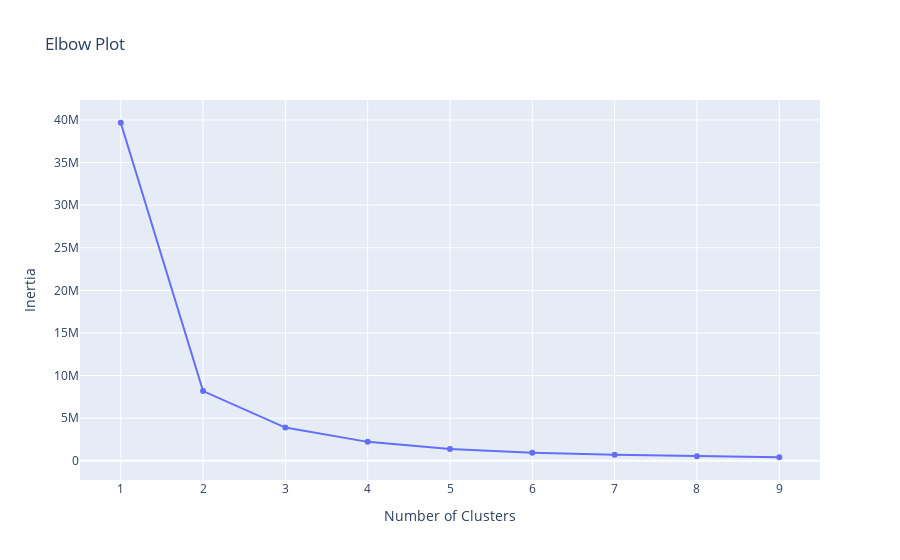

Write notebook code for a chart like this one.
### Markdown cell above
#### Clustering based on recency

### Code cell
from sklearn.cluster import KMeans

sse = {}
df_recency = df_user[['Recency']]

for k in range(1, 10):
    kmeans = KMeans(n_clusters=k, max_iter=1000).fit(df_recency)
    df_recency["clusters"] = kmeans.labels_
    sse[k] = kmeans.inertia_

# Create a Plotly trace
trace = go.Scatter(
    x=list(sse.keys()),
    y=list(sse.values()),
    mode='lines+markers',
    name='SSE'
)

# Create a Plotly layout
layout = go.Layout(
    title='Elbow Plot',
    xaxis=dict(title='Number of Clusters'),
    yaxis=dict(title='Inertia'),
    hovermode='closest'
)

# Create a Plotly figure
fig = go.Figure(data=[trace], layout=layout)

# Plot the figure
fig.show()

### Figure 1 — Plotly figure (JSON) as saved in the notebook; plotly's stock layout.template omitted (floating-point values rounded to 4 significant figures)
{"data": [{"mode": "lines+markers", "name": "SSE", "type": "scatter", "x": [1, 2, 3, 4, 5, 6, 7, 8, 9], "y": [39670000.0, 8180000.0, 3896000.0, 2221000.0, 1372000.0, 951700.0, 719100.0, 546000.0, 416200.0]}], "layout": {"hovermode": "closest", "title": {"text": "Elbow Plot"}, "xaxis": {"title": {"text": "Number of Clusters"}}, "yaxis": {"title": {"text": "Inertia"}}}}
